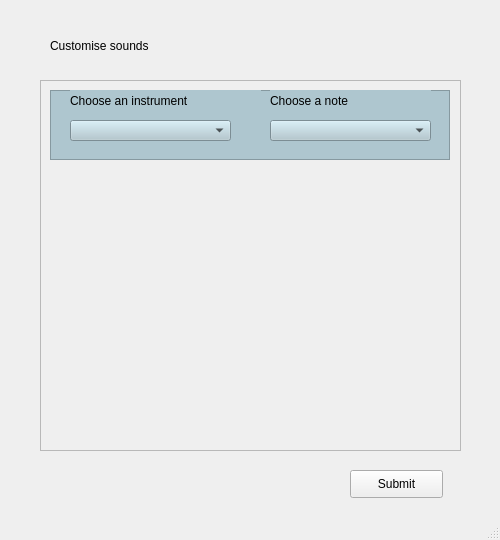
<?xml version="1.0" encoding="UTF-8"?>
<ui version="4.0">
 <class>MainWindow</class>
 <widget class="QMainWindow" name="MainWindow">
  <property name="geometry">
   <rect>
    <x>0</x>
    <y>0</y>
    <width>500</width>
    <height>540</height>
   </rect>
  </property>
  <property name="windowTitle">
   <string>MainWindow</string>
  </property>
  <widget class="QWidget" name="centralwidget">
   <widget class="QLabel" name="label_3">
    <property name="geometry">
     <rect>
      <x>50</x>
      <y>10</y>
      <width>381</width>
      <height>71</height>
     </rect>
    </property>
    <property name="text">
     <string>Customise sounds</string>
    </property>
    <property name="scaledContents">
     <bool>false</bool>
    </property>
   </widget>
   <widget class="QScrollArea" name="scrollArea">
    <property name="geometry">
     <rect>
      <x>40</x>
      <y>80</y>
      <width>421</width>
      <height>371</height>
     </rect>
    </property>
    <property name="widgetResizable">
     <bool>true</bool>
    </property>
    <widget class="QWidget" name="scrollAreaWidgetContents_2">
     <property name="geometry">
      <rect>
       <x>0</x>
       <y>0</y>
       <width>419</width>
       <height>369</height>
      </rect>
     </property>
    </widget>
   </widget>
   <widget class="QFrame" name="frame">
    <property name="geometry">
     <rect>
      <x>50</x>
      <y>90</y>
      <width>400</width>
      <height>70</height>
     </rect>
    </property>
    <property name="minimumSize">
     <size>
      <width>400</width>
      <height>70</height>
     </size>
    </property>
    <property name="maximumSize">
     <size>
      <width>400</width>
      <height>0</height>
     </size>
    </property>
    <property name="styleSheet">
     <string notr="true">background-color: rgb(174, 198, 207);
border-color: rgb(0, 0, 0)</string>
    </property>
    <property name="frameShape">
     <enum>QFrame::StyledPanel</enum>
    </property>
    <property name="frameShadow">
     <enum>QFrame::Raised</enum>
    </property>
    <widget class="QComboBox" name="comboBox">
     <property name="geometry">
      <rect>
       <x>20</x>
       <y>30</y>
       <width>161</width>
       <height>21</height>
      </rect>
     </property>
    </widget>
    <widget class="QLabel" name="label">
     <property name="geometry">
      <rect>
       <x>20</x>
       <y>0</y>
       <width>191</width>
       <height>21</height>
      </rect>
     </property>
     <property name="text">
      <string>Choose an instrument</string>
     </property>
    </widget>
    <widget class="QComboBox" name="comboBox_2">
     <property name="geometry">
      <rect>
       <x>220</x>
       <y>30</y>
       <width>161</width>
       <height>21</height>
      </rect>
     </property>
    </widget>
    <widget class="QLabel" name="label_2">
     <property name="geometry">
      <rect>
       <x>220</x>
       <y>0</y>
       <width>161</width>
       <height>21</height>
      </rect>
     </property>
     <property name="text">
      <string>Choose a note</string>
     </property>
    </widget>
   </widget>
   <widget class="QPushButton" name="pushButton">
    <property name="geometry">
     <rect>
      <x>350</x>
      <y>470</y>
      <width>93</width>
      <height>28</height>
     </rect>
    </property>
    <property name="text">
     <string>Submit</string>
    </property>
   </widget>
   <zorder>scrollArea</zorder>
   <zorder>frame</zorder>
   <zorder>label_3</zorder>
   <zorder>pushButton</zorder>
  </widget>
  <widget class="QStatusBar" name="statusbar"/>
 </widget>
 <resources/>
 <connections/>
</ui>
